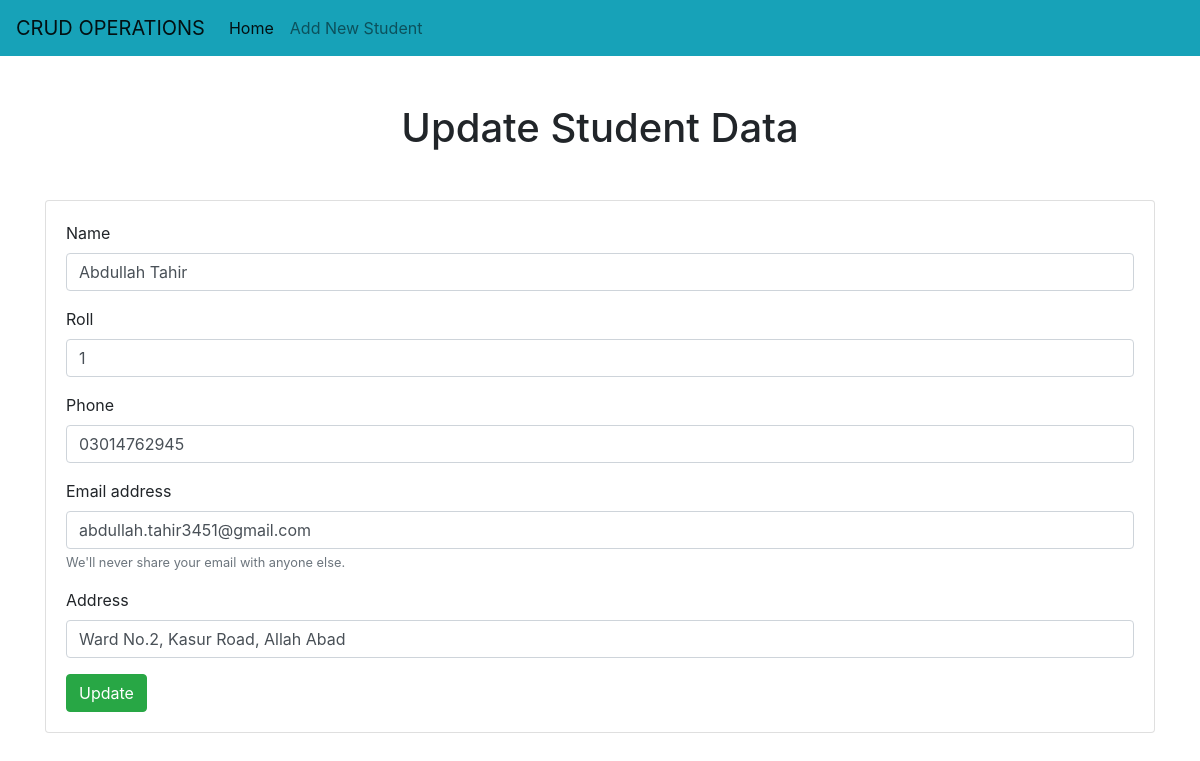
Page /update_student/1/ on the committed database.
### crud/models.py (models this page shows)
class RegStu(models.Model):
    name = models.CharField(max_length=50)
    roll = models.IntegerField()
    phone = models.CharField(max_length=12)
    email = models.CharField(max_length=50)
    address = models.CharField(max_length=100)
    updated_at = models.DateTimeField(auto_now=True)
    created_at = models.DateField(auto_now_add=True)

### crud/views.py (the view)
# urls.py: path('update_student/<int:std_id>/', views.update_student, name="update_student"),
def update_student(request, std_id):
    std = RegStu.objects.get(pk=std_id)
    context = {'std':std}
    return render(request, 'crud/update_student.html', context)

### crud/templates/crud/update_student.html (shortened to what this page needs)
<!doctype html>
<html lang="en">
  <head>
    <link rel="stylesheet" href="https://cdn.jsdelivr.net/npm/bootstrap@4.0.0/dist/css/bootstrap.min.css">
  </head>
  <body>
    {% include './navbar.html' %}
    <h1 class="text-center my-5">Update Student Data</h1>
    <div class='container'>
        <div class='row'>
            <div class='col-md-12'>
                <div class='card'>
                    <div class='card-body'>
                        <form action="{% url 'do_update_student' std.id %}" method="POST">
                            <div class="form-group">
                                <label for="name">Name</label>
                                <input type="name" name="std_name" class="form-control" id="name" placeholder="Enter Name" value="{{std.name}}" Required>
                            </div>
                            <div class="form-group">
                                <label for="roll">Roll</label>
                                <input type="roll" name="std_roll" class="form-control" id="roll" placeholder="Enter Roll Number" value="{{std.roll}}" Required>
                            </div>
                            <div class="form-group">
                                <label for="phone">Phone</label>
                                <input type="phone" name="std_phone" class="form-control" id="phone" placeholder="Enter Phone Number" value="{{std.phone}}" Required>
                            </div>
                            <div class="form-group">
                              <label for="email">Email address</label>
                              <input type="email" name="std_email" class="form-control" id="email" placeholder="Enter email address" value="{{std.email}}" Required>
                              <small id="email" class="form-text text-muted">We'll never share your email with anyone else.</small>
                            </div>
                            <div class="form-group">
                              <label for="address">Address</label>
                              <input type="address" name="std_address" class="form-control" id="address" placeholder="Enter Address" value="{{std.address}}" Required>
                            </div>
                            <button type="submit" class="btn btn-success">Update</button>
                          </form>
                    </div>
                </div>
            </div>
        </div>
    </div>
  </body>
</html>

### rows in the picture
RegStu: std_name "Abdullah Tahir", std_roll "1", std_phone "03014762945", std_email "abdullah.tahir3451@gmail.com", std_address "Ward No.2, Kasur Road, Allah Abad"
